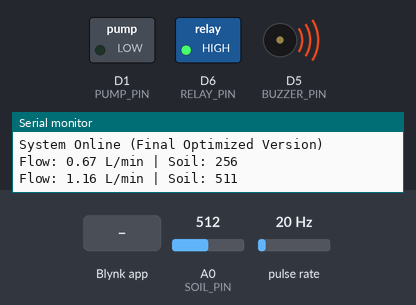
The sketch below on a simulated ESP8266 (NodeMCU). On the bench: switched loads named in the sketch (green lamp = pin HIGH), buzzer (waves = sounding, pin HIGH), the last lines printed to the serial monitor. Wiring (inferred from the names in the program): pulse sensor: data D2. Inputs (shaded band) come from the test bench; at power-on: A0 (SOIL_PIN) = 512, pulse rate 20 Hz. WiFi joins after 1.5 s; servers stay silent unless stated.

Above: at 3.0 s.
3.1 s: Blynk app writes 0 to V3
At 3.6 s:
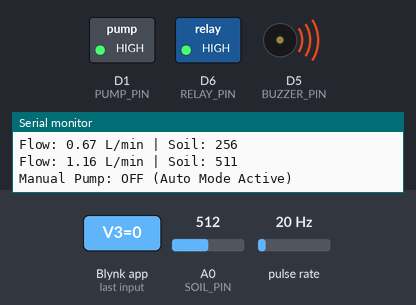
5.3 s: Blynk app writes 200 to V3
At 6.5 s:
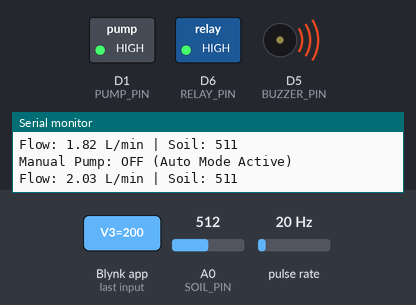
6.8 s: A0 (SOIL_PIN) set to 985
9.0 s: A0 (SOIL_PIN) set to 1019
At 10.5 s:
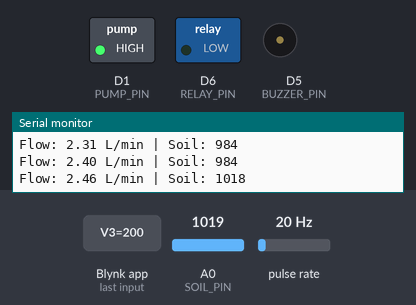
11.3 s: Blynk app writes 1 to V3
At 12.3 s:
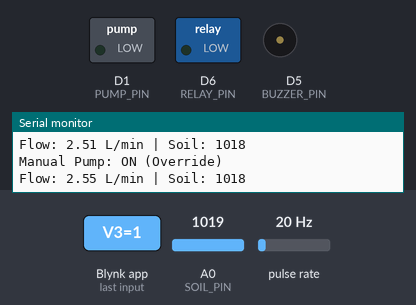
Timing chart, 0 to 13.8 s (numbered marks = the images above; inputs shaded):
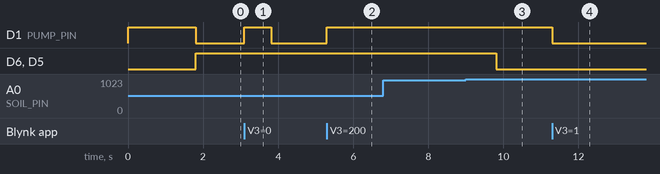

Measured:
- the behaviour switches between 1000 and 1001 on A0 (SOIL_PIN) (found by bisection; images 2 and 3)
- after the input at 3.1 s, D1 (PUMP_PIN): LOW → HIGH at once, → LOW 0.71 s later
- after the input at 5.3 s, D1 (PUMP_PIN): LOW → HIGH at once
- after the input at 9.0 s, D6 (RELAY_PIN), D5 (BUZZER_PIN): HIGH → LOW after 0.82 s
- after the input at 11.3 s, D1 (PUMP_PIN): HIGH → LOW at once

The sketch:

main.ino
```cpp
/*************** WATER FLOW + SOIL MOISTURE + AUTO PUMP + MANUAL OVERRIDE + ACTIVE LOW RELAY + BLYNK ***************
   Final Stable & Accurate Version (with Auto-Unblock, Calibration Slider, Hysteresis & Filtering)
*****************************************************************************************************/

#define BLYNK_TEMPLATE_NAME "DRAINAGE"
#define BLYNK_TEMPLATE_ID "TMPL3vJpPM1UI"
#define BLYNK_AUTH_TOKEN "y593CdjN48aR2v6TpPxoB0daE9CYgok9"

#include <ESP8266WiFi.h>
#include <BlynkSimpleEsp8266.h>

// ---------------- PIN CONFIGURATION ----------------
#define FLOWSENSOR_PIN D2
#define BUZZER_PIN     D5
#define RELAY_PIN      D6
#define PUMP_PIN       D1
#define SOIL_PIN       A0

// ---------------- WIFI CREDENTIALS ----------------
char ssid[] = "Smart Bin";
char pass[] = "7899262658";

// ---------------- FLOW VARIABLES ----------------
volatile int pulseCount;
float calibrationFactor = 7.5; // Default, adjustable via Blynk slider (V5)
float flowRate = 0, filteredFlow = 0, prevFlow = 0;
unsigned long flowMilliLitres = 0, totalMilliLitres = 0, oldTime = 0;

// Flow thresholds with hysteresis
const float blockageThresholdLow  = 0.12; // Flow below this = blockage
const float blockageThresholdHigh = 0.50; // Flow above this = clear

bool blockageActive = false; // Tracks blockage state

// ---------------- SOIL VARIABLES ----------------
int soilValue = 0;
int lastSoil = 0;
const int drySafeLevel = 1000;   // Below = overflow
const int autoPumpMoisture = 900;

// ---------------- PUMP VARIABLES ----------------
int pumpManual = 0;
bool pumpRunning = false;
unsigned long pumpStartTime = 0;
const int autoPumpRunTime = 15000;
const int autoPumpCooldown = 30000;
unsigned long lastPumpEnd = 0;

// ---------------- ALERT VARIABLES ----------------
unsigned long lastAlertTime = 0;
const unsigned long alertCooldown = 60000; // 1 min gap

// ---------------- BLYNK HANDLERS ----------------
BLYNK_WRITE(V3) { // Manual Pump Control
  pumpManual = param.asInt();
  if (pumpManual == 1) {
    digitalWrite(PUMP_PIN, LOW);  // Pump ON (Active LOW)
    pumpRunning = true;
    Serial.println("Manual Pump: ON (Override)");
  } else {
    digitalWrite(PUMP_PIN, HIGH); // Pump OFF
    pumpRunning = false;
    Serial.println("Manual Pump: OFF (Auto Mode Active)");
  }
}

// Live Calibration Adjustment via Slider
BLYNK_WRITE(V5) {
  calibrationFactor = param.asFloat();
  Serial.print("New Calibration Factor: ");
  Serial.println(calibrationFactor);
}

void IRAM_ATTR pulseCounter() {
  pulseCount++;
}

// ---------------- SETUP ----------------
void setup() {
  Serial.begin(9600);

  pinMode(FLOWSENSOR_PIN, INPUT_PULLUP);
  pinMode(BUZZER_PIN, OUTPUT);
  pinMode(RELAY_PIN, OUTPUT);
  pinMode(PUMP_PIN, OUTPUT);

  digitalWrite(BUZZER_PIN, LOW);
  digitalWrite(RELAY_PIN, LOW);
  digitalWrite(PUMP_PIN, HIGH); // Pump OFF initially (Active LOW)

  attachInterrupt(digitalPinToInterrupt(FLOWSENSOR_PIN), pulseCounter, FALLING);

  Blynk.begin(BLYNK_AUTH_TOKEN, ssid, pass);
  Serial.println("System Online (Final Optimized Version)");
}

// ---------------- MAIN LOOP ----------------
void loop() {
  Blynk.run();
  unsigned long now = millis();

  // --- Smoothed Soil Reading ---
  int currentSoil = analogRead(SOIL_PIN);
  soilValue = (currentSoil + lastSoil) / 2; // Average filter
  lastSoil = soilValue;
  Blynk.virtualWrite(V2, soilValue);

  // --- Flow Calculation (1 second interval) ---
  if (now - oldTime > 1000) {
    detachInterrupt(digitalPinToInterrupt(FLOWSENSOR_PIN));

    flowRate = ((1000.0 / (now - oldTime)) * pulseCount) / calibrationFactor;
    oldTime = now;
    pulseCount = 0;

    // Weighted smoothing for noise reduction
    filteredFlow = (flowRate * 0.25f) + (prevFlow * 0.75f);
    prevFlow = filteredFlow;

    flowMilliLitres = (filteredFlow / 60.0f) * 1000.0f;
    totalMilliLitres += flowMilliLitres;

    Blynk.virtualWrite(V0, filteredFlow);
    Blynk.virtualWrite(V1, totalMilliLitres / 1000.0f);

    Serial.print("Flow: "); Serial.print(filteredFlow, 2);
    Serial.print(" L/min | Soil: "); Serial.println(soilValue);

    bool overflow = (soilValue < drySafeLevel);

    // --- BLOCKAGE DETECTION & AUTO UNBLOCK ---
    if (!blockageActive && filteredFlow < blockageThresholdLow) {
      blockageActive = true;
      Blynk.logEvent("blockage_alert", "Pipe Blockage Detected - Pump Activated");
      Serial.println("⚠ Blockage Detected!");

      digitalWrite(BUZZER_PIN, HIGH);
      digitalWrite(RELAY_PIN, HIGH);
      if (pumpManual == 0) digitalWrite(PUMP_PIN, LOW); // Pump ON
    }

    else if (blockageActive && filteredFlow > blockageThresholdHigh) {
      blockageActive = false;
      Blynk.logEvent("blockage_clear", "Flow Restored - System Normal");
      Serial.println("✅ Blockage Cleared!");

      digitalWrite(BUZZER_PIN, LOW);
      digitalWrite(RELAY_PIN, LOW);
      if (pumpManual == 0) digitalWrite(PUMP_PIN, HIGH); // Pump OFF
    }

    // --- OVERFLOW DETECTION ---
    if (overflow) {
      digitalWrite(BUZZER_PIN, HIGH);
      digitalWrite(RELAY_PIN, HIGH);
      if (pumpManual == 0) digitalWrite(PUMP_PIN, LOW); // Pump ON
      if (now - lastAlertTime > alertCooldown) {
        Blynk.logEvent("overflow_alert", "Drain Overflow Detected - Pump Activated");
        lastAlertTime = now;
      }
    } else if (!blockageActive && !overflow) {
      digitalWrite(BUZZER_PIN, LOW);
      digitalWrite(RELAY_PIN, LOW);
      if (pumpManual == 0) digitalWrite(PUMP_PIN, HIGH); // Pump OFF
    }

    // --- AUTO PUMP LOGIC ---
    if (pumpManual == 0) {
      if (!pumpRunning && soilValue < autoPumpMoisture && (now - lastPumpEnd) > autoPumpCooldown) {
        digitalWrite(PUMP_PIN, LOW);   // Pump ON
        pumpRunning = true;
        pumpStartTime = now;
        Serial.println("Auto Pump: ON (Low Moisture)");
        delay(300); // Stabilize relay
      }

      if (pumpRunning && (now - pumpStartTime >= autoPumpRunTime)) {
        digitalWrite(PUMP_PIN, HIGH);  // Pump OFF
        pumpRunning = false;
        lastPumpEnd = now;
        Serial.println("Auto Pump: OFF (Cycle Complete)");
      }
    }

    attachInterrupt(digitalPinToInterrupt(FLOWSENSOR_PIN), pulseCounter, FALLING);
  }
}
```
